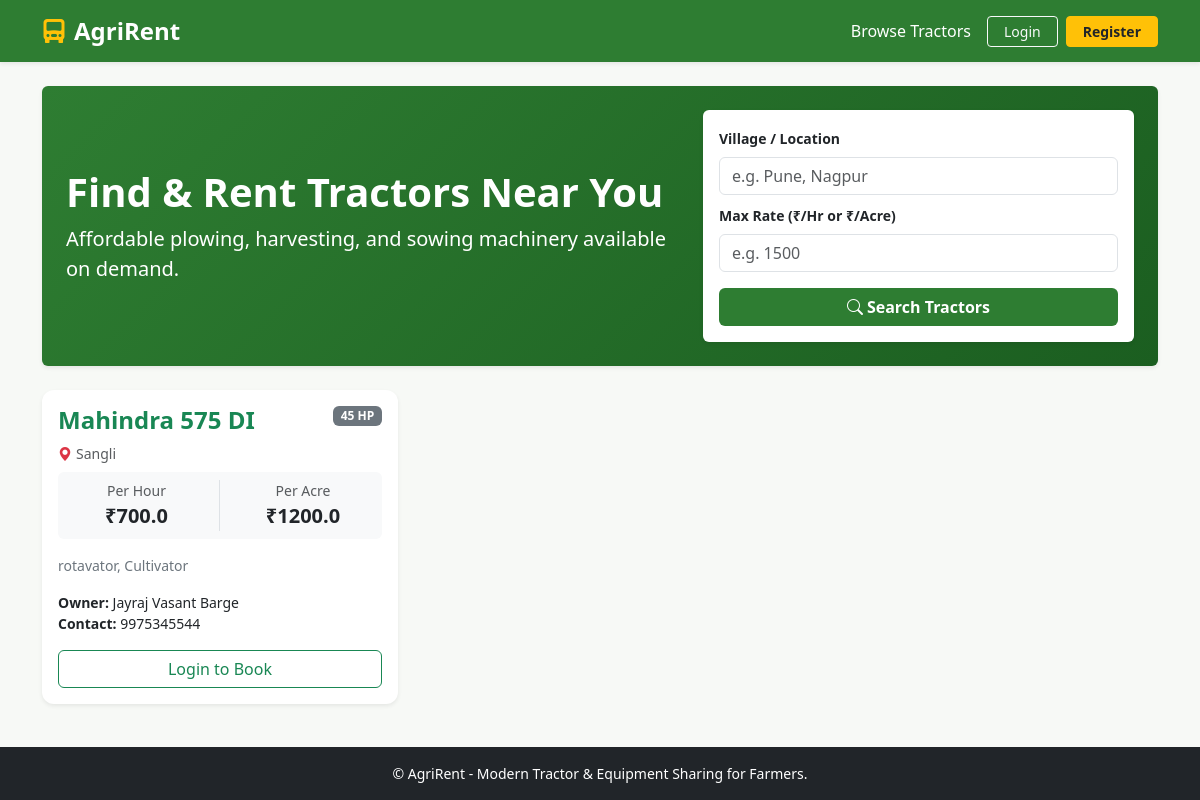
The page / on the database its author committed.
### tables this page shows
CREATE TABLE tractors (
                id INTEGER PRIMARY KEY AUTOINCREMENT,
                owner_id INTEGER NOT NULL,
                model TEXT NOT NULL,
                hp INTEGER NOT NULL,
                price_per_hour REAL NOT NULL,
                price_per_acre REAL NOT NULL,
                location TEXT NOT NULL,
                contact_number TEXT NOT NULL,
                description TEXT,
                is_available INTEGER DEFAULT 1,
                created_at TIMESTAMP DEFAULT CURRENT_TIMESTAMP,
                FOREIGN KEY (owner_id) REFERENCES users (id) ON DELETE CASCADE
            );

CREATE TABLE users (
                id INTEGER PRIMARY KEY AUTOINCREMENT,
                name TEXT NOT NULL,
                phone TEXT NOT NULL UNIQUE,
                email TEXT,
                password_hash TEXT NOT NULL,
                role TEXT CHECK(role IN ('farmer', 'owner')) NOT NULL,
                created_at TIMESTAMP DEFAULT CURRENT_TIMESTAMP
            );

### app.py (the view, shortened to what this page needs)
@app.route('/')
def index():
    location_query = request.args.get('location', '').strip()
    max_price = request.args.get('max_price', '').strip()
    db = get_db()
    query = """
        SELECT t.*, u.name as owner_name
        FROM tractors t
        JOIN users u ON t.owner_id = u.id
        WHERE t.is_available = 1
    """
    params = []
    if location_query:
        query += " AND t.location LIKE ?"
        params.append(f"%{location_query}%")
    query += " ORDER BY t.created_at DESC"
    tractors = db.execute(query, params).fetchall()
    return render_template('index.html', tractors=tractors, location_query=location_query, max_price=max_price)

### app.py (called while the page is built)
def get_db():
    if 'db' not in g:
        g.db = sqlite3.connect(DATABASE)
        g.db.row_factory = sqlite3.Row
        g.db.execute("PRAGMA foreign_keys = ON;")
    return g.db

### templates/index.html
{% extends 'base.html' %}
{% block content %}
<div class="card bg-success text-white border-0 shadow-sm p-4 mb-4" style="background: linear-gradient(135deg, #2e7d32, #1b5e20);">
    <div class="row align-items-center">
        <div class="col-lg-7">
            <h1 class="fw-bold">Find & Rent Tractors Near You</h1>
            <p class="lead mb-0">Affordable plowing, harvesting, and sowing machinery available on demand.</p>
        </div>
        <div class="col-lg-5 mt-3 mt-lg-0">
            <form method="GET" action="{{ url_for('index') }}" class="bg-white p-3 rounded shadow-sm text-dark">
                <div class="row g-2">
                    <div class="col-12">
                        <label class="form-label small fw-bold">Village / Location</label>
                        <input type="text" name="location" class="form-control" placeholder="e.g. Pune, Nagpur" value="{{ location_query }}">
                    </div>
                    <div class="col-12">
                        <label class="form-label small fw-bold">Max Rate (₹/Hr or ₹/Acre)</label>
                        <input type="number" name="max_price" class="form-control" placeholder="e.g. 1500" value="{{ max_price }}">
                    </div>
                    <div class="col-12 mt-3">
                        <button type="submit" class="btn btn-agri w-100 fw-bold">
                            <i class="bi bi-search me-1"></i>Search Tractors
                        </button>
                    </div>
                </div>
            </form>
        </div>
    </div>
</div>
<div class="row g-4">
    {% if tractors %}
        {% for tractor in tractors %}
            <div class="col-md-6 col-lg-4">
                <div class="card h-100 tractor-card shadow-sm border-0">
                    <div class="card-body">
                        <div class="d-flex justify-content-between align-items-start mb-2">
                            <h4 class="card-title fw-bold text-success mb-0">{{ tractor.model }}</h4>
                            <span class="badge bg-secondary">{{ tractor.hp }} HP</span>
                        </div>
                        <p class="text-muted small mb-2"><i class="bi bi-geo-alt-fill text-danger me-1"></i>{{ tractor.location }}</p>
                        <div class="bg-light p-2 rounded mb-3">
                            <div class="row text-center">
                                <div class="col-6 border-end">
                                    <div class="small text-muted">Per Hour</div>
                                    <div class="fw-bold fs-5 text-dark">₹{{ tractor.price_per_hour }}</div>
                                </div>
                                <div class="col-6">
                                    <div class="small text-muted">Per Acre</div>
                                    <div class="fw-bold fs-5 text-dark">₹{{ tractor.price_per_acre }}</div>
                                </div>
                            </div>
                        </div>
                        <p class="card-text text-secondary small">{{ tractor.description or 'No extra notes provided.' }}</p>
                        <p class="card-text small mb-3">
                            <strong>Owner:</strong> {{ tractor.owner_name }}<br>
                            <strong>Contact:</strong> {{ tractor.contact_number }}
                        </p>
                        {% if session.get('user_role') == 'farmer' %}
                            <a href="{{ url_for('book_tractor', tractor_id=tractor.id) }}" class="btn btn-agri w-100 fw-bold">
                                Book Now
                            </a>
                        {% elif not session.get('user_id') %}
                            <a href="{{ url_for('login') }}" class="btn btn-outline-success w-100">
                                Login to Book
                            </a>
                        {% endif %}
                    </div>
                </div>
            </div>
        {% endfor %}
    {% else %}
        <div class="col-12 text-center py-5">
            <i class="bi bi-slash-circle fs-1 text-muted"></i>
            <h4 class="mt-2 text-muted">No tractors found matching your criteria.</h4>
            <a href="{{ url_for('index') }}" class="btn btn-sm btn-outline-secondary mt-2">Reset Filters</a>
        </div>
    {% endif %}
</div>
{% endblock %}

### templates/base.html (style rules this page uses)
:root { --agri-green: #2e7d32; --agri-dark: #1b5e20; --agri-wheat: #fff8e1; }
body { background-color: #f7f9f6; font-family: system-ui, -apple-system, sans-serif; min-height: 100vh; display: flex; flex-direction: column; }
.btn-agri { background-color: var(--agri-green); color: white; }
.tractor-card { border-radius: 12px; transition: transform 0.2s; }

### rows shown on the page
tractors: model "Mahindra 575 DI", hp "45", location "Sangli", price_per_hour "700.0", price_per_acre "1200.0", description "rotavator, Cultivator", owner_name "Jayraj Vasant Barge", contact_number "9975345544"
